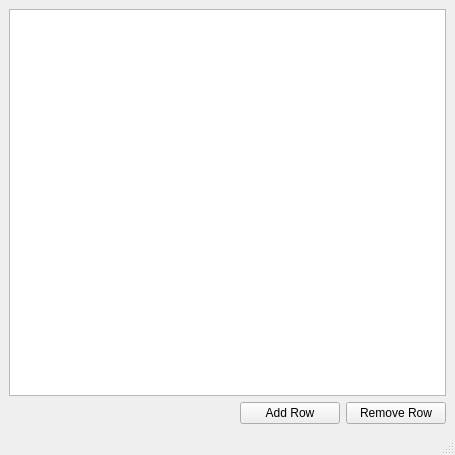
<?xml version="1.0" encoding="UTF-8"?>
<ui version="4.0">
 <class>MainWindow</class>
 <widget class="QMainWindow" name="MainWindow">
  <property name="geometry">
   <rect>
    <x>0</x>
    <y>0</y>
    <width>455</width>
    <height>455</height>
   </rect>
  </property>
  <property name="sizePolicy">
   <sizepolicy hsizetype="Fixed" vsizetype="Fixed">
    <horstretch>0</horstretch>
    <verstretch>0</verstretch>
   </sizepolicy>
  </property>
  <property name="windowTitle">
   <string>MainWindow</string>
  </property>
  <widget class="QWidget" name="centralwidget">
   <layout class="QVBoxLayout" name="verticalLayout">
    <item>
     <widget class="QTableView" name="tableView">
      <property name="selectionMode">
       <enum>QAbstractItemView::SingleSelection</enum>
      </property>
      <property name="selectionBehavior">
       <enum>QAbstractItemView::SelectRows</enum>
      </property>
      <attribute name="horizontalHeaderHighlightSections">
       <bool>false</bool>
      </attribute>
      <attribute name="verticalHeaderHighlightSections">
       <bool>false</bool>
      </attribute>
     </widget>
    </item>
    <item>
     <layout class="QHBoxLayout" name="horizontalLayout">
      <item>
       <spacer name="horizontalSpacer">
        <property name="orientation">
         <enum>Qt::Horizontal</enum>
        </property>
        <property name="sizeHint" stdset="0">
         <size>
          <width>40</width>
          <height>20</height>
         </size>
        </property>
       </spacer>
      </item>
      <item>
       <widget class="QPushButton" name="pushButton_2">
        <property name="sizePolicy">
         <sizepolicy hsizetype="Fixed" vsizetype="Fixed">
          <horstretch>0</horstretch>
          <verstretch>0</verstretch>
         </sizepolicy>
        </property>
        <property name="minimumSize">
         <size>
          <width>100</width>
          <height>0</height>
         </size>
        </property>
        <property name="maximumSize">
         <size>
          <width>100</width>
          <height>16777215</height>
         </size>
        </property>
        <property name="text">
         <string>Add Row</string>
        </property>
       </widget>
      </item>
      <item>
       <widget class="QPushButton" name="pushButton">
        <property name="minimumSize">
         <size>
          <width>100</width>
          <height>0</height>
         </size>
        </property>
        <property name="maximumSize">
         <size>
          <width>100</width>
          <height>16777215</height>
         </size>
        </property>
        <property name="text">
         <string>Remove Row</string>
        </property>
       </widget>
      </item>
     </layout>
    </item>
   </layout>
  </widget>
  <widget class="QMenuBar" name="menubar">
   <property name="geometry">
    <rect>
     <x>0</x>
     <y>0</y>
     <width>455</width>
     <height>25</height>
    </rect>
   </property>
  </widget>
  <widget class="QStatusBar" name="statusbar"/>
 </widget>
 <resources/>
 <connections/>
</ui>
